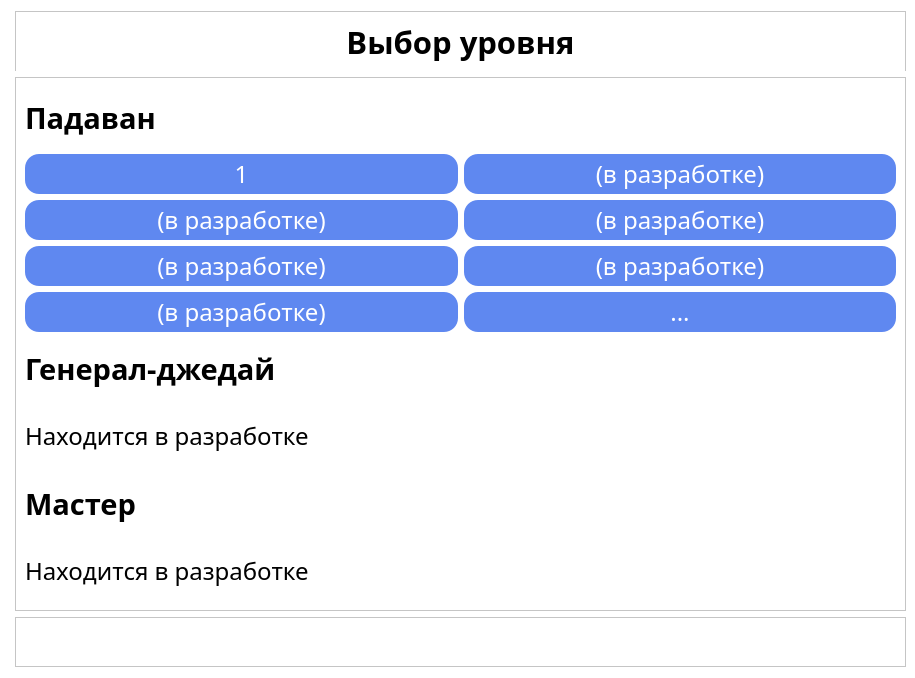
<?xml version="1.0" encoding="UTF-8"?>
<ui version="4.0">
 <class>Padavan_l1_2</class>
 <widget class="QMainWindow" name="Padavan_l1_2">
  <property name="geometry">
   <rect>
    <x>0</x>
    <y>0</y>
    <width>915</width>
    <height>678</height>
   </rect>
  </property>
  <property name="minimumSize">
   <size>
    <width>915</width>
    <height>678</height>
   </size>
  </property>
  <property name="maximumSize">
   <size>
    <width>915</width>
    <height>678</height>
   </size>
  </property>
  <property name="windowTitle">
   <string>Level Menu</string>
  </property>
  <property name="windowIcon">
   <iconset resource="../image/resource_rc.qrc">
    <normaloff>:/recurce/icon.png</normaloff>:/recurce/icon.png</iconset>
  </property>
  <widget class="QWidget" name="centralwidget">
   <property name="minimumSize">
    <size>
     <width>915</width>
     <height>657</height>
    </size>
   </property>
   <property name="styleSheet">
    <string notr="true">background-color: rgb(255, 255, 255);</string>
   </property>
   <layout class="QGridLayout" name="gridLayout">
    <property name="leftMargin">
     <number>15</number>
    </property>
    <property name="topMargin">
     <number>11</number>
    </property>
    <property name="bottomMargin">
     <number>11</number>
    </property>
    <item row="0" column="0" colspan="2">
     <widget class="QFrame" name="frame_3">
      <property name="minimumSize">
       <size>
        <width>0</width>
        <height>50</height>
       </size>
      </property>
      <property name="maximumSize">
       <size>
        <width>16777215</width>
        <height>60</height>
       </size>
      </property>
      <property name="font">
       <font>
        <family>PT Sans</family>
        <pointsize>23</pointsize>
        <weight>75</weight>
        <bold>true</bold>
       </font>
      </property>
      <property name="frameShape">
       <enum>QFrame::StyledPanel</enum>
      </property>
      <property name="frameShadow">
       <enum>QFrame::Raised</enum>
      </property>
      <layout class="QVBoxLayout" name="verticalLayout_2">
       <property name="leftMargin">
        <number>0</number>
       </property>
       <property name="topMargin">
        <number>0</number>
       </property>
       <property name="rightMargin">
        <number>0</number>
       </property>
       <property name="bottomMargin">
        <number>15</number>
       </property>
       <item>
        <widget class="QLabel" name="label_3">
         <property name="minimumSize">
          <size>
           <width>0</width>
           <height>60</height>
          </size>
         </property>
         <property name="font">
          <font>
           <family>PT Sans</family>
           <pointsize>23</pointsize>
           <weight>75</weight>
           <bold>true</bold>
          </font>
         </property>
         <property name="text">
          <string>&lt;html&gt;&lt;head/&gt;&lt;body&gt;&lt;p align=&quot;center&quot;&gt;Выбор уровня&lt;/p&gt;&lt;/body&gt;&lt;/html&gt;</string>
         </property>
        </widget>
       </item>
      </layout>
     </widget>
    </item>
    <item row="8" column="0" colspan="2">
     <widget class="QFrame" name="frame_2">
      <property name="maximumSize">
       <size>
        <width>16777215</width>
        <height>50</height>
       </size>
      </property>
      <property name="frameShape">
       <enum>QFrame::StyledPanel</enum>
      </property>
      <property name="frameShadow">
       <enum>QFrame::Raised</enum>
      </property>
      <layout class="QHBoxLayout" name="horizontalLayout">
       <property name="topMargin">
        <number>0</number>
       </property>
       <property name="bottomMargin">
        <number>0</number>
       </property>
       <item>
        <widget class="QPushButton" name="pushButton">
         <property name="minimumSize">
          <size>
           <width>0</width>
           <height>40</height>
          </size>
         </property>
         <property name="maximumSize">
          <size>
           <width>16777215</width>
           <height>40</height>
          </size>
         </property>
         <property name="styleSheet">
          <string notr="true">image: url(:/recurce/book.png);
border: none;</string>
         </property>
         <property name="text">
          <string/>
         </property>
        </widget>
       </item>
       <item>
        <widget class="QPushButton" name="pushButton_3">
         <property name="minimumSize">
          <size>
           <width>0</width>
           <height>40</height>
          </size>
         </property>
         <property name="maximumSize">
          <size>
           <width>16777215</width>
           <height>40</height>
          </size>
         </property>
         <property name="styleSheet">
          <string notr="true">image: url(:/recurce/home.png);
border: none;</string>
         </property>
         <property name="text">
          <string/>
         </property>
        </widget>
       </item>
      </layout>
     </widget>
    </item>
    <item row="1" column="0" colspan="2">
     <widget class="QFrame" name="frame">
      <property name="minimumSize">
       <size>
        <width>0</width>
        <height>500</height>
       </size>
      </property>
      <property name="frameShape">
       <enum>QFrame::StyledPanel</enum>
      </property>
      <property name="frameShadow">
       <enum>QFrame::Raised</enum>
      </property>
      <layout class="QVBoxLayout" name="verticalLayout">
       <item>
        <widget class="QLabel" name="label">
         <property name="font">
          <font>
           <family>PT Sans</family>
           <pointsize>22</pointsize>
           <weight>75</weight>
           <bold>true</bold>
          </font>
         </property>
         <property name="text">
          <string>Падаван</string>
         </property>
        </widget>
       </item>
       <item>
        <layout class="QGridLayout" name="gridLayout_2">
         <item row="1" column="1">
          <widget class="QPushButton" name="pushButton_4">
           <property name="minimumSize">
            <size>
             <width>40</width>
             <height>40</height>
            </size>
           </property>
           <property name="font">
            <font>
             <family>PT Sans</family>
             <pointsize>18</pointsize>
            </font>
           </property>
           <property name="styleSheet">
            <string notr="true">color: rgb(255, 255, 255);
background-color: rgb(95, 136, 240);
border-radius: 14px;</string>
           </property>
           <property name="text">
            <string>(в разработке)</string>
           </property>
          </widget>
         </item>
         <item row="2" column="0">
          <widget class="QPushButton" name="pushButton_6">
           <property name="minimumSize">
            <size>
             <width>0</width>
             <height>40</height>
            </size>
           </property>
           <property name="font">
            <font>
             <family>PT Sans</family>
             <pointsize>18</pointsize>
            </font>
           </property>
           <property name="styleSheet">
            <string notr="true">color: rgb(255, 255, 255);
background-color: rgb(95, 136, 240);
border-radius: 14px;</string>
           </property>
           <property name="text">
            <string>(в разработке)</string>
           </property>
          </widget>
         </item>
         <item row="3" column="1">
          <widget class="QPushButton" name="pushButton_5">
           <property name="minimumSize">
            <size>
             <width>0</width>
             <height>40</height>
            </size>
           </property>
           <property name="font">
            <font>
             <family>PT Sans</family>
             <pointsize>18</pointsize>
            </font>
           </property>
           <property name="styleSheet">
            <string notr="true">color: rgb(255, 255, 255);
background-color: rgb(95, 136, 240);
border-radius: 14px;</string>
           </property>
           <property name="text">
            <string>(в разработке)</string>
           </property>
          </widget>
         </item>
         <item row="1" column="0">
          <widget class="QPushButton" name="pushButton_2">
           <property name="minimumSize">
            <size>
             <width>0</width>
             <height>40</height>
            </size>
           </property>
           <property name="maximumSize">
            <size>
             <width>16777215</width>
             <height>40</height>
            </size>
           </property>
           <property name="font">
            <font>
             <family>PT Sans</family>
             <pointsize>18</pointsize>
            </font>
           </property>
           <property name="layoutDirection">
            <enum>Qt::LeftToRight</enum>
           </property>
           <property name="styleSheet">
            <string notr="true">color: rgb(255, 255, 255);
background-color: rgb(95, 136, 240);
border-radius: 14px;</string>
           </property>
           <property name="text">
            <string>1</string>
           </property>
          </widget>
         </item>
         <item row="4" column="0">
          <widget class="QPushButton" name="pushButton_16">
           <property name="minimumSize">
            <size>
             <width>0</width>
             <height>40</height>
            </size>
           </property>
           <property name="font">
            <font>
             <family>PT Sans</family>
             <pointsize>18</pointsize>
            </font>
           </property>
           <property name="styleSheet">
            <string notr="true">color: rgb(255, 255, 255);
background-color: rgb(95, 136, 240);
border-radius: 14px;</string>
           </property>
           <property name="text">
            <string>(в разработке)</string>
           </property>
          </widget>
         </item>
         <item row="3" column="0">
          <widget class="QPushButton" name="pushButton_15">
           <property name="minimumSize">
            <size>
             <width>0</width>
             <height>40</height>
            </size>
           </property>
           <property name="font">
            <font>
             <family>PT Sans</family>
             <pointsize>18</pointsize>
            </font>
           </property>
           <property name="styleSheet">
            <string notr="true">color: rgb(255, 255, 255);
background-color: rgb(95, 136, 240);
border-radius: 14px;</string>
           </property>
           <property name="text">
            <string>(в разработке)</string>
           </property>
          </widget>
         </item>
         <item row="2" column="1">
          <widget class="QPushButton" name="pushButton_7">
           <property name="minimumSize">
            <size>
             <width>0</width>
             <height>40</height>
            </size>
           </property>
           <property name="font">
            <font>
             <family>PT Sans</family>
             <pointsize>18</pointsize>
            </font>
           </property>
           <property name="styleSheet">
            <string notr="true">color: rgb(255, 255, 255);
background-color: rgb(95, 136, 240);
border-radius: 14px;</string>
           </property>
           <property name="text">
            <string>(в разработке)</string>
           </property>
          </widget>
         </item>
         <item row="4" column="1">
          <widget class="QPushButton" name="pushButton_8">
           <property name="minimumSize">
            <size>
             <width>0</width>
             <height>40</height>
            </size>
           </property>
           <property name="font">
            <font>
             <family>PT Sans</family>
             <pointsize>18</pointsize>
            </font>
           </property>
           <property name="styleSheet">
            <string notr="true">color: rgb(255, 255, 255);
background-color: rgb(95, 136, 240);
border-radius: 14px;</string>
           </property>
           <property name="text">
            <string>...</string>
           </property>
          </widget>
         </item>
        </layout>
       </item>
       <item>
        <widget class="QLabel" name="label_2">
         <property name="font">
          <font>
           <family>PT Sans</family>
           <pointsize>22</pointsize>
           <weight>75</weight>
           <bold>true</bold>
          </font>
         </property>
         <property name="text">
          <string>Генерал-джедай</string>
         </property>
        </widget>
       </item>
       <item>
        <widget class="QLabel" name="label_6">
         <property name="font">
          <font>
           <family>PT Sans</family>
           <pointsize>18</pointsize>
          </font>
         </property>
         <property name="text">
          <string>Находится в разработке</string>
         </property>
        </widget>
       </item>
       <item>
        <widget class="QLabel" name="label_5">
         <property name="font">
          <font>
           <family>PT Sans</family>
           <pointsize>22</pointsize>
           <weight>75</weight>
           <bold>true</bold>
          </font>
         </property>
         <property name="text">
          <string>Мастер</string>
         </property>
        </widget>
       </item>
       <item>
        <widget class="QLabel" name="label_4">
         <property name="font">
          <font>
           <family>PT Sans</family>
           <pointsize>18</pointsize>
          </font>
         </property>
         <property name="text">
          <string>Находится в разработке</string>
         </property>
        </widget>
       </item>
      </layout>
     </widget>
    </item>
   </layout>
  </widget>
 </widget>
 <resources>
  <include location="../image/resource_rc.qrc"/>
 </resources>
 <connections/>
</ui>
